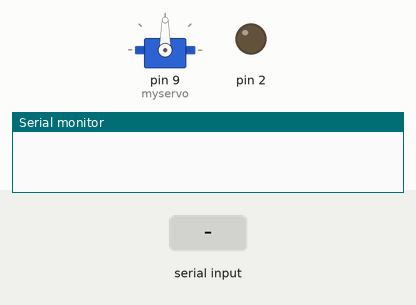
Simulated run of this sketch. Board: Arduino Uno, built with avr-gcc and run on an emulated ATmega328P. Parts: servo, output pins drawn as LEDs (lit = HIGH), the last lines printed to the serial monitor. The inputs (shaded band) are chosen by the test bench.

Above: at 1.2 s.
1.3 s: "1" received over the second serial link
At 1.9 s:
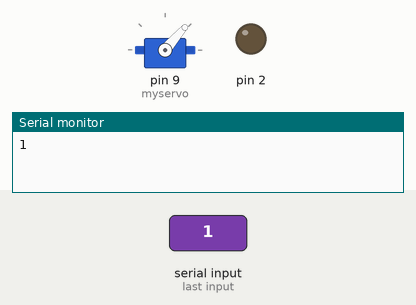
2.8 s: "0" received over the second serial link
At 3.1 s:
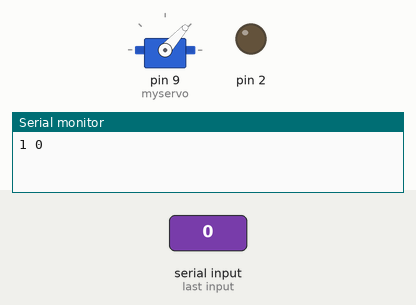
Timing chart, 0 to 5.8 s (numbered marks = the images above; inputs shaded):
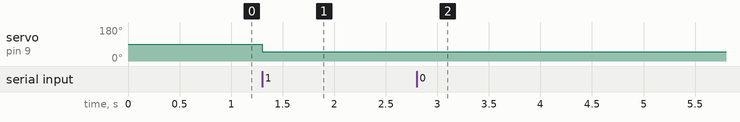

The sketch:

AmpControl.ino
```cpp
#include <Servo.h>
#include <SoftwareSerial.h>

Servo myservo;
int bluetoothTx = 10;
int bluetoothRx = 11;
bool ampOn = true;
SoftwareSerial bluetooth(bluetoothTx, bluetoothRx);

void setup()
{
  myservo.attach(9);
  Serial.begin(9600);
  bluetooth.begin(9600);
  pinMode(2, OUTPUT);
}

void loop()
{
  if(bluetooth.available()> 0 )
  {
    byte servopos = bluetooth.read();
    Serial.write((int)servopos);
    if (((int) servopos) == 255){
      ampOn = !ampOn;
      if (ampOn){
        digitalWrite(2,1);
      } else {
        digitalWrite(2,0);
      }
    } else {
      myservo.write((int)servopos);
      Serial.write(" ");
    }
    delay(10);
  }
}
```

Measured:
- after the input at 1.3 s, servo on pin 9 (myservo): 90° → 49° at once
- after the input at 2.8 s, servo on pin 9 (myservo): 49° → 48° at once
